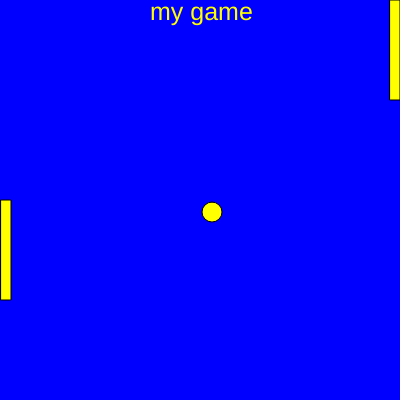
Frame 1 (no input)
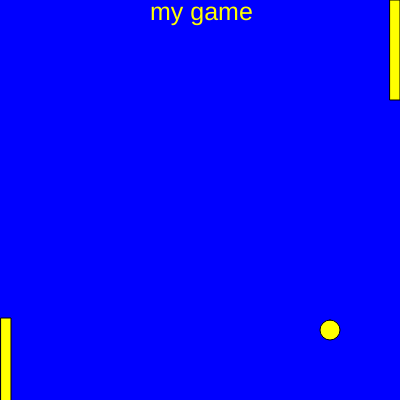
Frame 60 (no input)
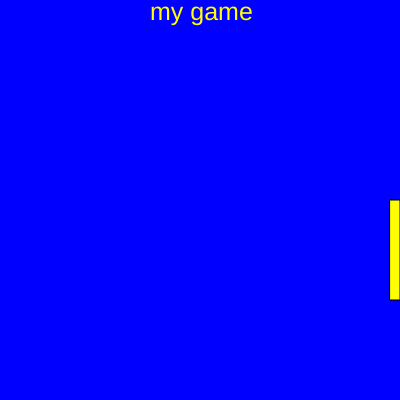
Frame 120 (the mouse pressed at the canvas centre since frame 60)

The p5.js sketch that drew these frames (run headless with seeded random() and noise() and a simulated clock; from frame 60 on, the mouse is pressed at the canvas centre):

// p5.js sketch
// ── sketch.js
function setup() {
  createCanvas(400, 400);
}
x=200
y=200
function draw() {
  background("blue")
  fill("yellow")
  textSize(25)
  text("my game",150,20)
  rect(1,y,10,100);
  rect(390,mouseY,10,100)
  x=x+2
  y=y+2
  square(x,y,20,100)
}
